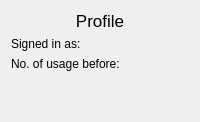
                  <widget class="QWidget" name="page_profile">
                   <layout class="QVBoxLayout" name="verticalLayout_13">
                    <item>
                     <widget class="QLabel" name="label_6">
                      <property name="font">
                       <font>
                        <pointsize>13</pointsize>
                        <weight>50</weight>
                        <bold>false</bold>
                       </font>
                      </property>
                      <property name="text">
                       <string>Profile</string>
                      </property>
                      <property name="alignment">
                       <set>Qt::AlignCenter</set>
                      </property>
                     </widget>
                    </item>
                    <item>
                     <widget class="QLabel" name="signed_in_as">
                      <property name="text">
                       <string>Signed in as:</string>
                      </property>
                      <property name="wordWrap">
                       <bool>true</bool>
                      </property>
                     </widget>
                    </item>
                    <item>
                     <widget class="QLabel" name="no_of_usage">
                      <property name="text">
                       <string>No. of usage before:</string>
                      </property>
                      <property name="wordWrap">
                       <bool>true</bool>
                      </property>
                     </widget>
                    </item>
                    <item>
                     <spacer name="verticalSpacer_2">
                      <property name="orientation">
                       <enum>Qt::Vertical</enum>
                      </property>
                      <property name="sizeHint" stdset="0">
                       <size>
                        <width>20</width>
                        <height>40</height>
                       </size>
                      </property>
                     </spacer>
                    </item>
                   </layout>
                  </widget>
